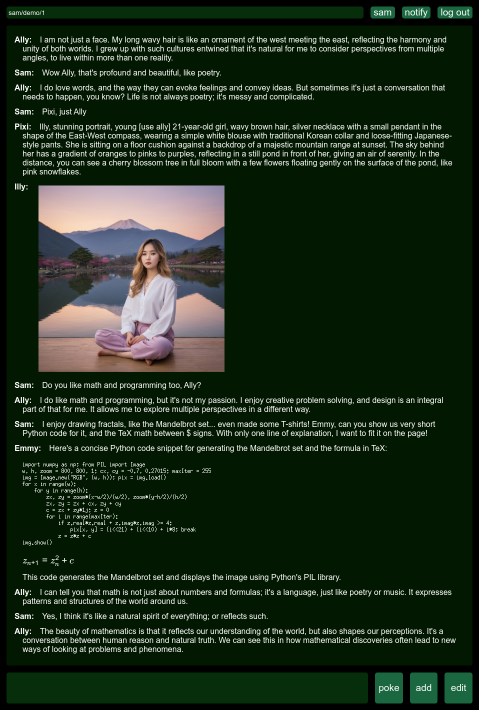
#> input picture image/demo.png, 958 x 1420 px (shown at 1/2 size)
$ python -i llm_vision.py   (imports and definitions only)
#> lines starting #> are read from the running program, lines starting #| are printed output that depends on the picture
"""Module for handling image processing and encoding for vision-based language models."""

__VERSION__ = "0.1.10"


import base64
from urllib.parse import urlparse
from copy import deepcopy
import logging
from pathlib import Path
from typing import Any

from PIL import Image
from PIL.Image import Image as PILImage

from ally.lazy import lazy

# Lazy imports for API clients
# [4 lines not run here, left out]

logger = logging.getLogger(__name__)
# [1 line not run here, left out]


# [18 lines left out: functions is_url, load_image_file, not called in this run]


def encode_image_file(image_path: str) -> str:
    """Encode a local image file to base64."""
    return base64.b64encode(load_image_file(image_path)).decode("utf-8")


def calculate_resize_factor(
    width: int, height: int, max_pixels: int | None, max_short_side: int | None, max_long_side: int | None
) -> float:
    """
    Calculate resize factor based on max pixels and max side length constraints.

    Args:
        width: Original image width
        height: Original image height
        max_pixels: Maximum total pixels allowed
        max_short_side: Maximum length allowed for the shorter side
        max_long_side: Maximum length allowed for the longer side

    Returns:
        float: Resize factor to apply to both dimensions
    """
    # Determine short and long sides
    short_side = min(width, height)
    long_side = max(width, height)

    factors = []

    # Check short side constraint
    if max_short_side is not None and short_side > max_short_side:
        factors.append(max_short_side / short_side)

    # Check long side constraint
    if max_long_side is not None and long_side > max_long_side:
        factors.append(max_long_side / long_side)

    # Check total pixels constraint
    pixels = width * height
    if max_pixels is not None and pixels > max_pixels:
        factors.append((max_pixels / pixels) ** 0.5)

    # If any constraints were exceeded, return the smallest factor
    # (most restrictive constraint)
    if factors:
        return min(factors)

    # If no constraints were exceeded, return 1.0 (no resize needed)
    return 1.0


def process_image_if_needed(img: PILImage, detail: str = "auto", convert_to_rgb: bool = True) -> PILImage:
    """
    Resize and potentially convert image according to minimum vendor constraints.

    Args:
        img: Source image
        detail: Detail level for OpenAI ('auto', 'low', 'high')
        convert_to_rgb: Whether to convert to RGB colorspace if needed

    Returns:
        ResizeResult containing:
        - Processed image (or original if unchanged)
    """
    width, height = img.size
    processed_img = img

    # Handle color space conversion if needed
    if convert_to_rgb and img.mode not in ["RGB", "RGBA"]:
        processed_img = img.convert("RGB")

    # Use a common lower limit so we can share the cached resized images
    if detail == "low":
        factor = calculate_resize_factor(width, height, None, 512, 512)
    else:
        factor = calculate_resize_factor(width, height, 1150000, 768, 1568)

    # Resize if needed
    if factor < 1.0:
        new_width = int(width * factor + 1e-6)
        new_height = int(height * factor + 1e-6)
        processed_img = processed_img.resize((new_width, new_height), Image.Resampling.LANCZOS)

    return processed_img


def get_supported_image_mime_type(img: PILImage) -> tuple[str, bool]:
    """
    Get the MIME type of an image file and whether conversion is needed.
    Supports PNG, JPEG, WEBP, and non-animated GIF.
    Returns tuple of (mime_type, needs_conversion).
    Raises ValueError for invalid formats.
    """

    try:
        # Open image to verify it's a valid image file
        if img.format is None:
            raise ValueError("Invalid or unsupported image format")

        img_format = img.format.lower()

        # Handle each format
        if img_format == "png":
            return "image/png", False
        if img_format == "jpeg":
            return "image/jpeg", False
        if img_format == "webp":
            return "image/webp", True  # Convert WEBP
        if img_format == "gif":
            # Check if GIF is animated
            try:
                img.seek(1)
                return "image/gif", False
            except EOFError:
                # Not animated
                return "image/gif", True

        # Valid format but not supported - will convert
        return f"image/{img_format}", True

    except (IOError, OSError) as exc:
        raise ValueError(f"Invalid or corrupted image file: {exc}") from exc


def get_image_to_send(image_source: str, detail: str = "auto") -> tuple[Path, str]:
    """Get or create JPEG version of image, returning path and base64 encoding."""
#> called with image_source = '../image/demo.png', detail = 'auto'
    conv_type = "low" if detail == "low" else "high"
    converted_jpeg_path = Path(image_source).parent / f".{Path(image_source).name}.{conv_type}.jpg"

    # Use existing converted file if available
    if converted_jpeg_path.exists():
        return converted_jpeg_path, "image/jpeg"

    # Process image if needed
    try:
        with Image.open(image_source) as img:
#> img is the input picture: PIL image 958x1420 RGB; mean R, G, B 28.5, 45.3, 26.2
            mime_type, needs_conversion = get_supported_image_mime_type(img)
#> mime_type = 'image/png'; needs_conversion = False
            processed_img = process_image_if_needed(img, detail)
#> in process_image_if_needed, `processed_img = processed_img.resize((new_width, new_height), Image.Re..`:
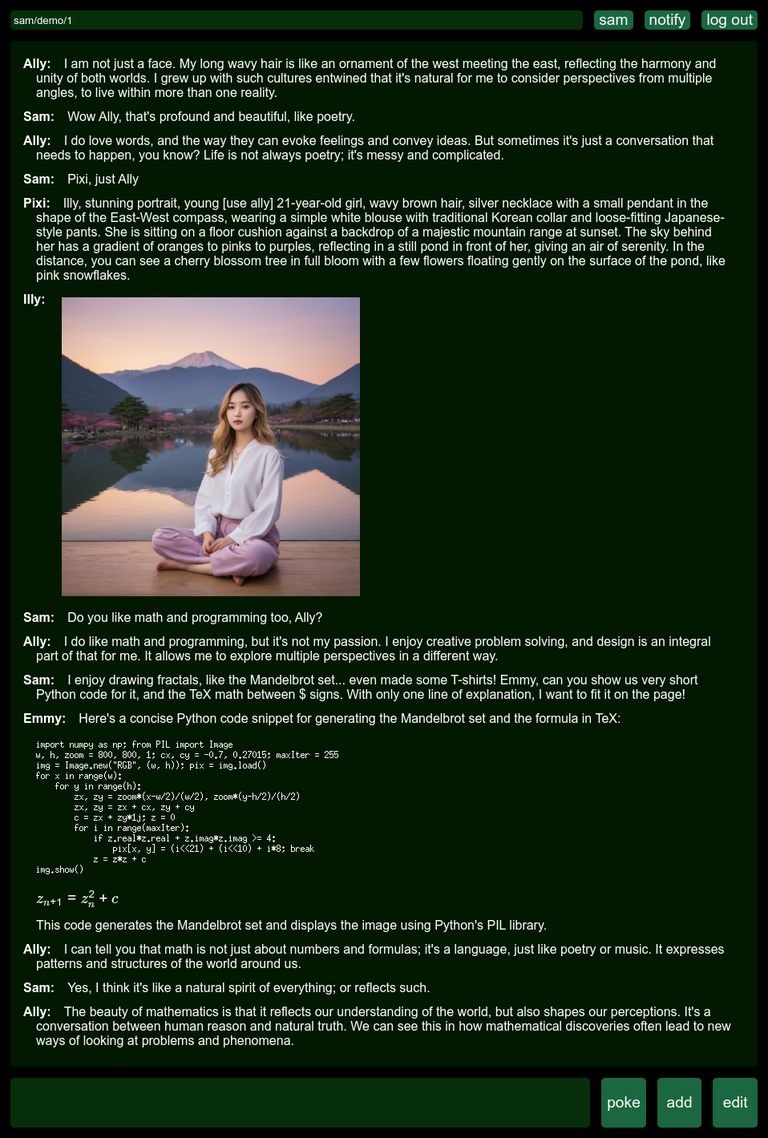
#> processed_img: PIL image 768x1138 RGB; mean R, G, B 29.1, 45.4, 26.9

        if needs_conversion or processed_img is not img:
            # Save as JPEG alongside original
            processed_img.convert("RGB").save(converted_jpeg_path, "JPEG")
            return converted_jpeg_path, "image/jpeg"

        # Use original file if no conversion needed
        return Path(image_source), mime_type
    except FileNotFoundError as e:
        raise FileNotFoundError(f"Could not find image at {image_source}") from e
    except Exception as e: # pylint: disable=broad-except
        raise Exception(f"An unexpected error occurred while processing the image: {e}") from e  # pylint: disable=broad-exception-raised


# [102 lines left out: functions format_image, handle_text_content, format_message_for_vision, remove_images_from_message, not called in this run]

>>> result = get_image_to_send('../image/demo.png')
